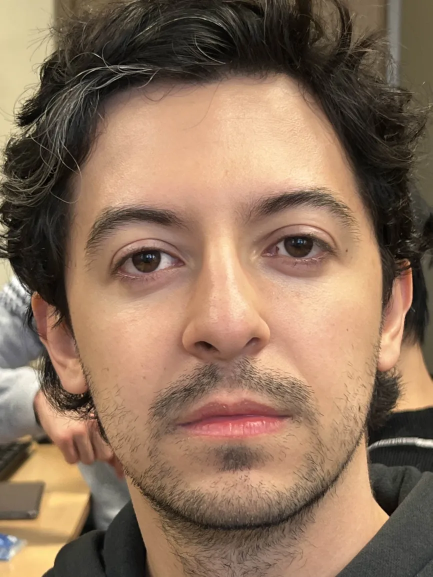
#> input picture src/Images/JJ.jpg, 865 x 1154 px (shown at 1/2 size)
$ jupyter execute --allow-errors 'face_filters_vae copy.ipynb'   (shell and % lines are left out)
#> lines starting #> are read from the running program, lines starting #| are printed output that depends on the picture
[cell 1]
import kagglehub
# path = kagglehub.dataset_download("jessicali9530/lfw-dataset")
#> (the rest of this cell did not finish here and is left out)

[cell 2]
import cv2
import os

[cell 3]
# Load face detection classifier
face_classifier = cv2.CascadeClassifier(
    cv2.data.haarcascades + "haarcascade_frontalface_default.xml"
)

[cell 4]
image_size = 128
images = []
ages = []

[cell 5]
def preprocess_image(img_path):
#> called with img_path = '../Images/JJ.jpg'
    img = cv2.imread(img_path)
#> img is the input picture: shape (1154, 865, 3); mean B, G, R 92, 113.7, 140.7
    if img is None:
        print(f"Warning: Could not load image {img_path}. Skipping.")
        return []

    grey_img = cv2.cvtColor(img, cv2.COLOR_BGR2GRAY)
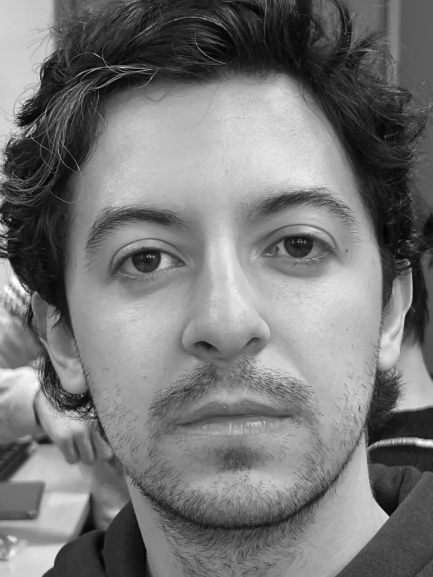
#> grey_img: shape (1154, 865) (shown at 1/2 size); min 0, max 255, mean 119.3
    faces = face_classifier.detectMultiScale(
        grey_img, scaleFactor=1.1, minNeighbors=5, minSize=(120, 120)
    )
#> faces = [[75, 211, 732, 732]]

    crops = []
    for (x, y, w, h) in faces:
        x_max = min(img.shape[1], x + w)
        y_max = min(img.shape[0], y + h)
        x = max(0, x)
        y = max(0, y)

        if w <= 0 or h <= 0:
            continue

        im_cropped = img[y:y_max, x:x_max]
        if im_cropped.size == 0:
            continue

        im_cropped = cv2.cvtColor(im_cropped, cv2.COLOR_BGR2RGB)
        im_cropped = cv2.resize(im_cropped, (image_size, image_size))
        im_cropped = im_cropped.astype("float32") / 255.0
        crops.append(im_cropped)
#> this loop made 1 pass
#> (x, y, w, h, x_max, y_max) on pass 1: (75, 211, 732, 732, 807, 943)
#> pass 1, in preprocess_image, `im_cropped = img[y:y_max, x:x_max]`:
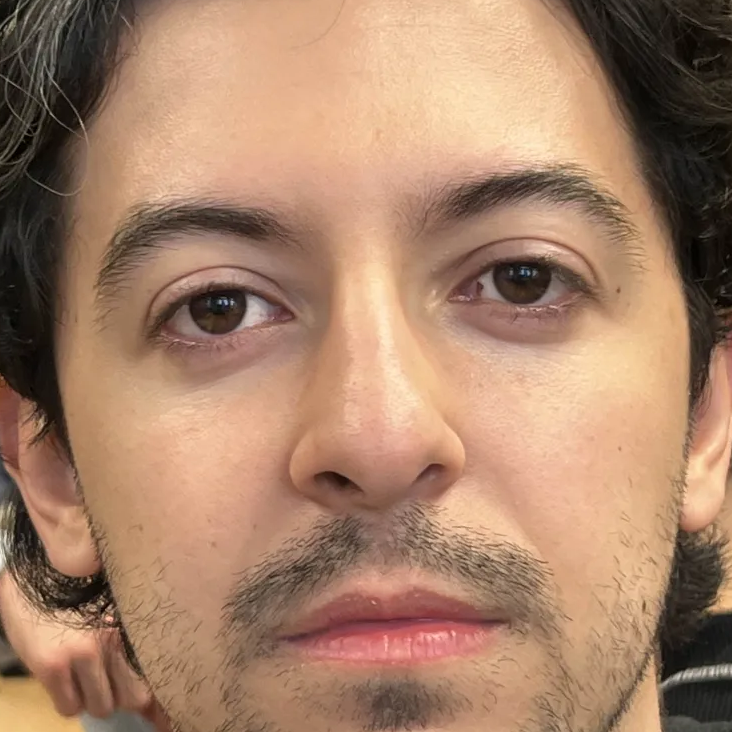
#> im_cropped: shape (732, 732, 3); mean B, G, R 105.3, 130, 167.1
#> pass 1, in preprocess_image, `im_cropped = cv2.resize(im_cropped, (image_size, image_size))`:
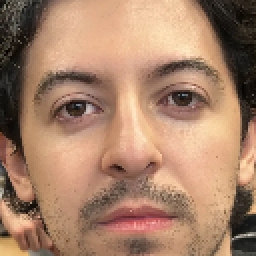
#> im_cropped: shape (128, 128, 3) (shown 2 times larger); mean R, G, B 167, 129.9, 105.2
#> after the loop, crops = 1 item

    return crops

[cell 6]
i = 0
numImg = 5000
#> (the rest of this cell did not finish here and is left out)

[cell 7]
import tensorflow as tf
from tensorflow import keras
from tensorflow.keras import layers, Model, Input

[cell 8]
from sklearn.model_selection import train_test_split
import numpy as np

#> (the rest of this cell did not finish here and is left out)

[cell 9]
from keras.saving import register_keras_serializable

# [9 lines left out: function residual_block, not called in this run]

def build_encoder(latent_dim):
    encoder_inputs = Input(shape=(128,128,3))
    age_input = Input(shape=(1,))

    x = layers.Conv2D(16, 3, strides=2, padding="same", activation="relu")(encoder_inputs)
    x = residual_block(x, 32, strides=2)
    x = residual_block(x, 64, strides=2)
    x = residual_block(x, 128, strides=2)

    x_flat = layers.Flatten()(x)
    x_flat = layers.Dense(256, activation="relu")(x_flat)

    # Concatenar edad
    age_encoded = layers.Dense(32, activation="relu")(age_input)
    x_flat = layers.Concatenate()([x_flat, age_encoded])

    z_mean = layers.Dense(latent_dim)(x_flat)
    z_log_var = layers.Dense(latent_dim)(x_flat)

    # [5 lines left out: function sampling, not called in this run]

    z = layers.Lambda(sampling)([z_mean, z_log_var])

    return Model([encoder_inputs, age_input], [z_mean, z_log_var, z], name="encoder")

[cell 10]
# [36 lines left out: function build_decoder, not called in this run]

[cell 11]
# [33 lines left out: function build_discriminator, not called in this run]

[cell 12]
from tensorflow.keras.applications import VGG16
from tensorflow.keras.applications.vgg16 import preprocess_input

from keras_facenet import FaceNet
#> (the rest of this cell did not finish here and is left out)

[cell 13]
latent_dim = 128

#> (the rest of this cell did not finish here and is left out)

#> (a cell that did not finish here is left out)

[cell 15]
class SaveEveryN(tf.keras.callbacks.Callback):
    # [7 lines left out: function on_epoch_end, not called in this run]

[cell 16]
# Train
epochs = 20
batch_size = 64

#> (the rest of this cell did not finish here and is left out)

#> (a cell that did not finish here is left out)

[cell 18]
# [7 lines of commented-out code are left out]

[cell 19]
import matplotlib.pyplot as plt

n = 10  # Número de imágenes a mostrar

# Tomar las primeras n imágenes y edades
#> (the rest of this cell did not finish here and is left out)

#> (a cell that did not finish here is left out)

[cell 21]
def generate_age_variations(img_path, ages=[5, 15, 25, 40, 60, 80]):
    """
    Genera múltiples versiones de una imagen con diferentes edades.
    Requiere:
        - vae: modelo entrenado
        - preprocess_image: debe devolver recortes faciales normalizados [0,1]
    """

    # --- Preprocesamiento ---
    face_crops = preprocess_image(img_path)
#> face_crops = 1 item
    if len(face_crops) == 0:
        raise ValueError("No se detectó ninguna cara en la imagen.")

    face = face_crops[0]

    # Batch de tamaño 1
    face_batch = np.expand_dims(face, axis=0)
    face_tensor = tf.convert_to_tensor(face_batch, dtype=tf.float32)

    decoded_results = []

    # --- Procesar cada edad ---
    for age_value in ages:
        age_tensor = tf.convert_to_tensor([[age_value]], dtype=tf.float32)

        # Encode + obtener skips
        enc_out = vae.encoder([face_tensor, age_tensor], training=False)
        z_mean, z_log_var, z = enc_out[:3]

        # Decode con skips
        decoded_img, _ = vae.decoder([z, age_tensor], training=False)

        decoded_results.append(decoded_img[0].numpy())

    # --- Mostrar ---
    plt.figure(figsize=(3 * len(ages), 4))

    # Mostrar imagen original
    plt.subplot(1, len(ages) + 1, 1)
    plt.imshow(face)
    plt.title("Original")
    plt.axis("off")

    # Mostrar variaciones
    for i, age_value in enumerate(ages):
        plt.subplot(1, len(ages) + 1, i + 2)
        plt.imshow(decoded_results[i])
        plt.title(f"Edad: {age_value}")
        plt.axis("off")

    plt.tight_layout()
    plt.show()

    return decoded_results

[cell 22]
generate_age_variations(
    img_path="../Images/JJ.jpg",
    # ages=[0, -5, -2 ,-1, 1, 2, 5]
    ages=[0, 0.2, 0.5, 0.8, 1.2, 1.6, 2, 3]
)
#> (the call stopped at in generate_age_variations, `face_tensor = tf.convert_to_tensor(face_batch, dtype=tf.float32)`: tensorflow is not available in this run)

$ run again, with src/Images/A.jpg copied over src/Images/JJ.jpg
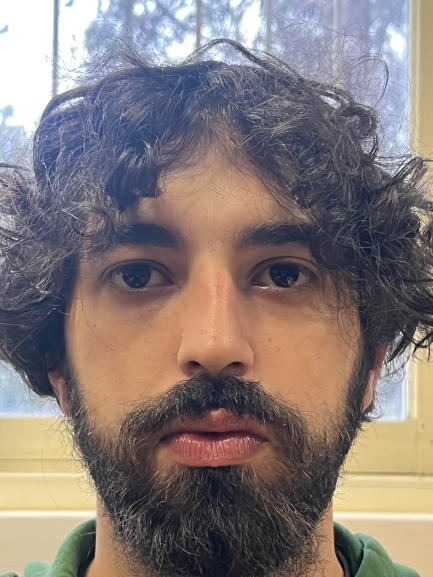
#> input picture src/Images/A.jpg, 865 x 1154 px (shown at 1/2 size)
#> in preprocess_image, img is the input picture: shape (1154, 865, 3); mean B, G, R 120.4, 122.8, 133.9
#> in preprocess_image, `grey_img = cv2.cvtColor(img, cv2.COLOR_BGR2GRAY)`:
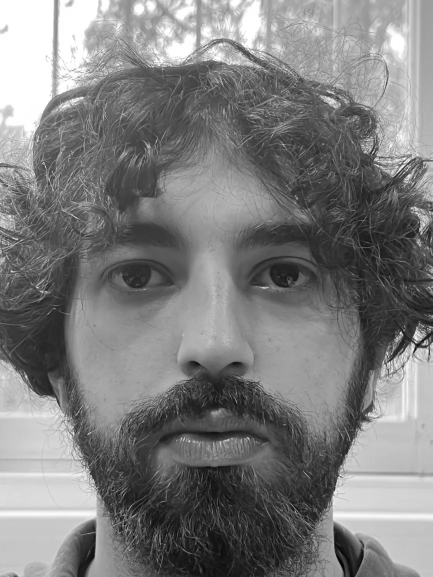
#> grey_img: shape (1154, 865) (shown at 1/2 size); min 1, max 255, mean 125.8
#> faces = [[49, 280, 744, 744]]
#> the loop in preprocess_image, `for (x, y, w, h) in faces:` made 1 pass
#> (x, y, w, h, x_max, y_max) on pass 1: (49, 280, 744, 744, 793, 1024)
#> pass 1, in preprocess_image, `im_cropped = cv2.resize(im_cropped, (image_size, image_size))`:
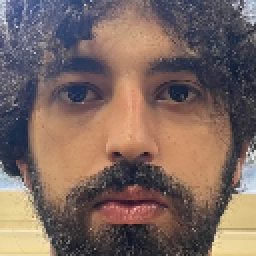
#> im_cropped: shape (128, 128, 3) (shown 2 times larger); mean R, G, B 123.8, 103.5, 96.6
#> after the loop in preprocess_image, `for (x, y, w, h) in faces:`: crops = 1 item

$ run again, with src/Images/AR.jpg copied over src/Images/JJ.jpg
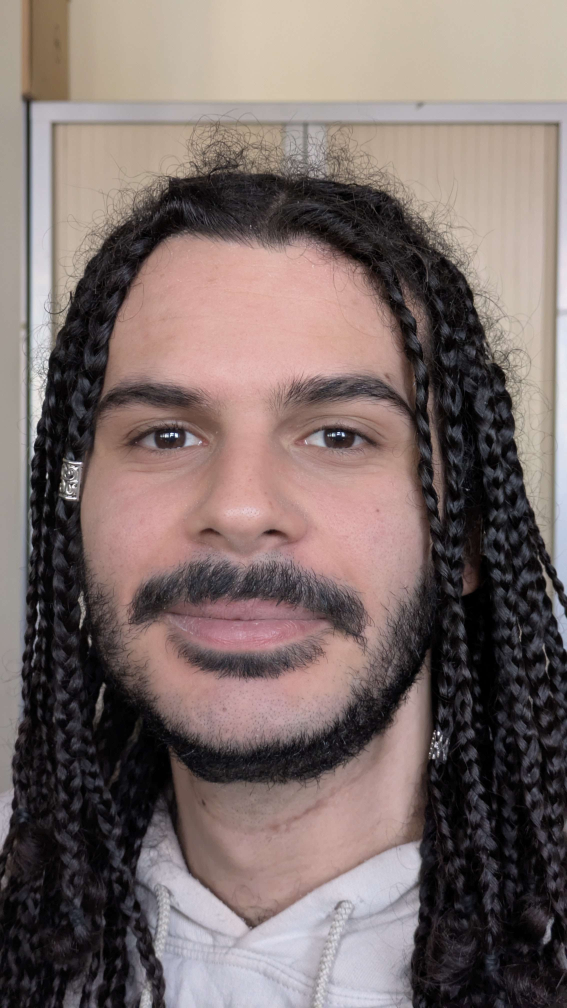
#> input picture src/Images/AR.jpg, 2268 x 4032 px (shown at 1/4 size)
#> in preprocess_image, img is the input picture: shape (4032, 2268, 3); mean B, G, R 106.1, 109, 124.1
#> in preprocess_image, `grey_img = cv2.cvtColor(img, cv2.COLOR_BGR2GRAY)`:
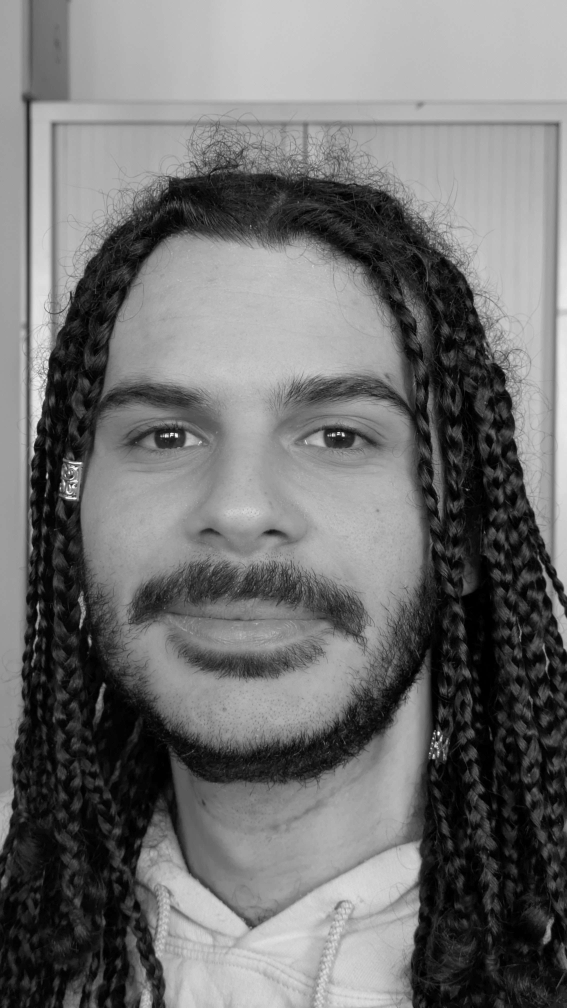
#> grey_img: shape (4032, 2268) (shown at 1/4 size); min 0, max 255, mean 113.2
#> faces = [[141, 1071, 1756, 1756]]
#> the loop in preprocess_image, `for (x, y, w, h) in faces:` made 1 pass
#> (x, y, w, h, x_max, y_max) on pass 1: (141, 1071, 1756, 1756, 1897, 2827)
#> pass 1, in preprocess_image, `im_cropped = cv2.resize(im_cropped, (image_size, image_size))`:
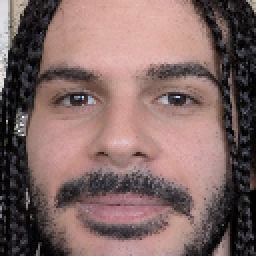
#> im_cropped: shape (128, 128, 3) (shown 2 times larger); mean R, G, B 129, 103.2, 100.8
#> after the loop in preprocess_image, `for (x, y, w, h) in faces:`: crops = 1 item
